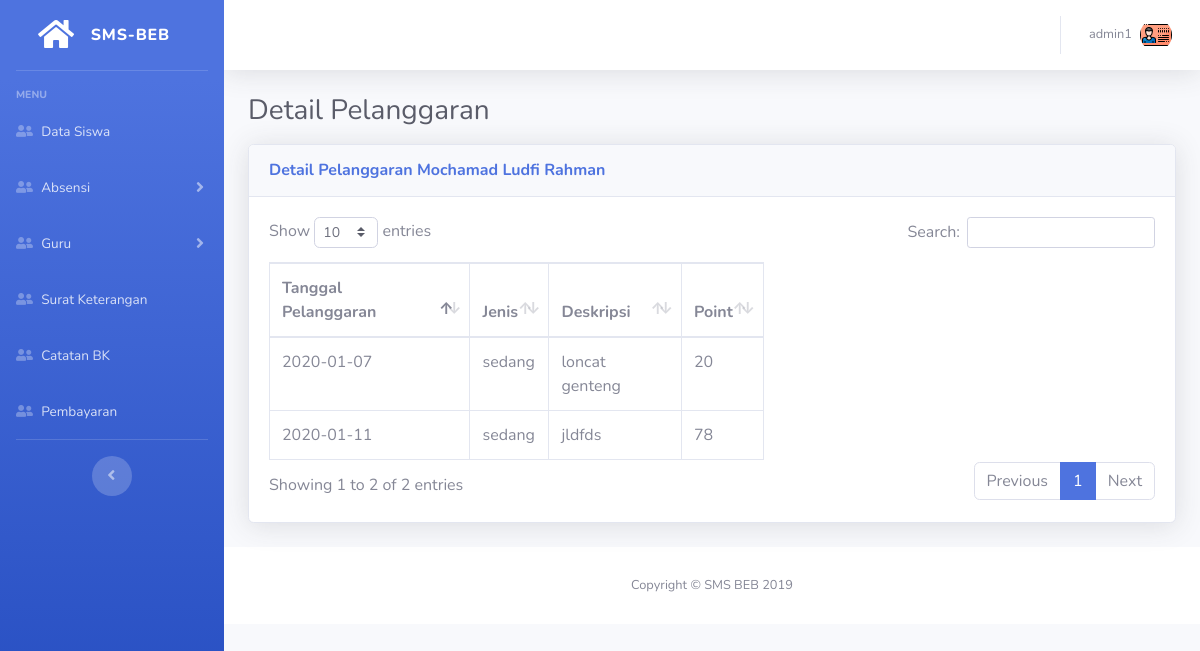
Screenshot of /SMSBEB-admin/keterangan/detail.php?id=787 (signed in) with the database file from the repository.
### tables this page shows
CREATE TABLE `tb_siswa` (
  `nis` varchar(11) NOT NULL,
  `nama` varchar(30) NOT NULL,
  `email` varchar(50) NOT NULL,
  `password` varchar(50) NOT NULL,
  `jenis_kelamin` tinyint(1) NOT NULL,
  `id_kelas` varchar(5) NOT NULL,
  `alamat` varchar(100) NOT NULL,
  `tempat_lahir` varchar(50) NOT NULL,
  `tanggal_lahir` date NOT NULL,
  `no_hp` varchar(13) NOT NULL,
  `kode` enum('User') DEFAULT NULL,
  `foto` varchar(100) NOT NULL
);

CREATE TABLE `tb_bk` (
  `id_bk` int(11) NOT NULL,
  `nis` int(11) NOT NULL,
  `jenis` tinyint(1) NOT NULL COMMENT 'sedang, berat, sangat berat',
  `tanggal` date NOT NULL,
  `deskripsi` varchar(255) NOT NULL,
  `point` int(3) NOT NULL
);

### SMSBEB-admin/keterangan/detail.php (the view)
<?php
    include "../layout/theme.php";
    $q = mysqli_query($koneksi, "SELECT * FROM tb_siswa where nis='$_GET[id]'");
    $data = mysqli_fetch_array($q);
    ?>
        <div class="container-fluid">
          <div class="d-sm-flex align-items-center justify-content-between mb-3">
            <span class="h3 mb-0 text-gray-800">Detail Pelanggaran</span>
          </div>
          <div class="card shadow mb-4">
            <div class="card-header py-3">
              <h6 class="m-0 font-weight-bold text-primary">
              Detail Pelanggaran <?= $data['nama'] ?></h6>
            </div>
            <div class="card-body">
            <table class="table table-bordered dataTable" id="dataTable">
               <thead>
                  <tr>
                      <th>Tanggal Pelanggaran</th>
                      <th>Jenis</th>
                      <th>Deskripsi</th>
                      <th>Point</th>
                  </tr>
               </thead>
               <tbody>
                <?php
                  $jenis = ['', 'sedang', 'berat', 'sangat berat'];
                    $ql = mysqli_query($koneksi, "SELECT ta.*, ts.nama, ts.nis FROM tb_bk ta JOIN tb_siswa ts on ta.nis=ts.nis where ts.nis='$_GET[id]'");
                    while($data = mysqli_fetch_array($ql)){
                ?>
                <tr>
                    <td><?= $data["tanggal"] ?></td>
                    <td><?= $jenis[$data["jenis"]] ?></td>
                    <td><?= $data['deskripsi'] ?></td>
                    <td><?= $data["point"] ?></td>
                </tr>
                <?php } ?>
                </tbody>
            </table>
            </div>
          </div>
        </div>
        <?php include "../layout/footer.php" ?>

### rows the page displays
tb_siswa: nama "Mochamad Ludfi Rahman"
tb_bk: tanggal "2020-01-11", jenis "sedang", deskripsi "jldfds", point "78"
tb_bk: tanggal "2020-01-07", jenis "sedang", deskripsi "loncat genteng", point "20"

### other values shown
$_SESSION['username'] "admin1"
